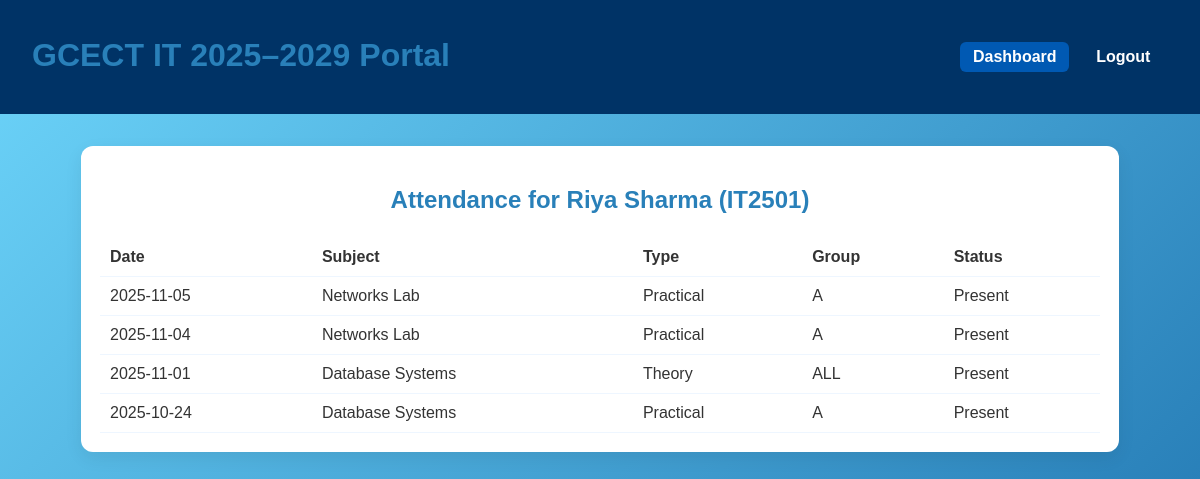
The app's page /attendance/view/1 with its own data.
### models.py (models this page shows, shortened)
class Student(db.Model):
    id = db.Column(db.Integer, primary_key=True)
    roll = db.Column(db.String(20), unique=True, nullable=False)
    name = db.Column(db.String(100), nullable=False)
    password_hash = db.Column(db.String(128))
    group = db.Column(db.String(10))
    is_cr = db.Column(db.Boolean, default=False)
    attendance_records = db.relationship('AttendanceRecord', back_populates='student', cascade='all, delete-orphan')
    submissions = db.relationship('AssignmentSubmission', back_populates='student', cascade='all, delete-orphan')

class AttendanceRecord(db.Model):
    id = db.Column(db.Integer, primary_key=True)
    session_id = db.Column(db.Integer, db.ForeignKey('attendance_session.id'), nullable=False)
    student_id = db.Column(db.Integer, db.ForeignKey('student.id'), nullable=False)
    present = db.Column(db.Boolean, nullable=False, default=False)
    note = db.Column(db.String(200), nullable=True)
    session = db.relationship('AttendanceSession', back_populates='records')
    student = db.relationship('Student', back_populates='attendance_records')

class AttendanceSession(db.Model):
    id = db.Column(db.Integer, primary_key=True)
    date = db.Column(db.Date, nullable=False, default=date.today)
    subject_id = db.Column(db.Integer, db.ForeignKey('subject.id'), nullable=False)
    subject_type = db.Column(db.String(20), nullable=False)
    professor_id = db.Column(db.Integer, db.ForeignKey('professor.id'), nullable=False)
    recorded_by_cr_id = db.Column(db.Integer, db.ForeignKey('student.id'), nullable=True)
    group_flag = db.Column(db.String(10), nullable=False, default='ALL')
    created_at = db.Column(db.DateTime, default=datetime.utcnow)
    updated_at = db.Column(db.DateTime, default=datetime.utcnow, onupdate=datetime.utcnow)
    subject = db.relationship('Subject', back_populates='attendance_sessions')
    professor = db.relationship('Professor', back_populates='attendance_sessions')
    recorded_by_cr = db.relationship('Student', foreign_keys=[recorded_by_cr_id])
    records = db.relationship('AttendanceRecord', back_populates='session', cascade='all, delete-orphan', lazy='dynamic')

class Subject(db.Model):
    id = db.Column(db.Integer, primary_key=True)
    name = db.Column(db.String(100), unique=True, nullable=False)
    subject_type = db.Column(db.String(20))  # "Theory" or "Practical"
    attendance_sessions = db.relationship('AttendanceSession', back_populates='subject', cascade='all, delete-orphan')
    assignments = db.relationship('Assignment', back_populates='subject', cascade='all, delete-orphan')

### app.py (the view)
@app.route('/attendance/view')
@app.route('/attendance/view/<int:student_id>')
def attendance_view(student_id=None):
    if student_id is None:
        roll = session.get('student_roll')
        if not roll:
            flash("Please login as a student to view attendance.", "warning")
            return redirect(url_for('login_student'))
        student = Student.query.filter_by(roll=roll).first()
    else:
        student = Student.query.get_or_404(student_id)
    records = (
        AttendanceRecord.query
        .filter_by(student_id=student.id)
        .join(AttendanceSession, AttendanceSession.id == AttendanceRecord.session_id)
        .order_by(AttendanceSession.date.desc())
        .all()
    )
    return render_template('attendance_view.html', student=student, records=records)

### templates/attendance_view.html (shortened to what this page needs)
<!DOCTYPE html>
<html>
<head>
  <link rel="stylesheet" href="{{ url_for('static', filename='css/style.css') }}">
</head>
<body>
<header class="navbar">
    <h1>GCECT IT 2025–2029 Portal</h1>
    <nav>
        <a href="{{ url_for('dashboard_student') }}" class="active">Dashboard</a>
        <a href="{{ url_for('logout') }}">Logout</a>
    </nav>
</header>
<div class="card">
  <h2>Attendance for {{ student.name }} ({{ student.roll }})</h2>
  {% if records %}
    <table>
      <thead>
        <tr>
          <th>Date</th>
          <th>Subject</th>
          <th>Type</th>
          <th>Group</th>
          <th>Status</th>
        </tr>
      </thead>
      <tbody>
        {% for rec in records %}
          <tr>
            <td>{{ rec.session.date }}</td>
            <td>{{ rec.session.subject.name }}</td>
            <td>{{ rec.session.subject_type }}</td>
            <td>{{ rec.session.group_flag }}</td>
            <td>{{ 'Present' if rec.present else 'Absent' }}</td>
          </tr>
        {% endfor %}
      </tbody>
    </table>
  {% else %}
    <p>No attendance records found.</p>
  {% endif %}
</div>
</body>
</html>

### static/css/style.css (style rules this page uses)
body { font-family: "Poppins", sans-serif; margin: 0; background: linear-gradient(135deg, #6dd5fa, #2980b9); color: #333; }
a { color: #0047b3; text-decoration: none; font-weight: 600; }
h1, h2 { text-align: center; color: #2980b9; margin-bottom: 1.5rem; }
.navbar { background-color: #003366; color: white; padding: 1rem 2rem; display: flex; justify-content: space-between; align-items: center; flex-wrap: wrap; }
.navbar a { color: #ffffff !important; margin: 0.3rem; padding: 0.4rem 0.8rem; border-radius: 6px; transition: background-color 0.3s ease, color 0.3s ease; }
.navbar a.active { background-color: #0059b3; }

### templates/attendance_view.html (style rules this page uses)
.card { background: #fff; padding: 1.2rem; border-radius: 12px; box-shadow: 0 6px 18px rgba(0,0,0,0.07); max-width: 1000px; margin: 2rem auto; }
table { width: 100%; border-collapse: collapse; }
th, td { padding: 10px; text-align: left; border-bottom: 1px solid #eef6ff; }

### records on screen
Student: name "Riya Sharma", roll "IT2501"
AttendanceRecord: session "2025-11-05", session.subject.name "Networks Lab", session.subject_type "Practical", session.group_flag "A", present "Present"
AttendanceRecord: session "2025-11-04", session.subject.name "Networks Lab", session.subject_type "Practical", session.group_flag "A", present "Present"
AttendanceRecord: session "2025-11-01", session.subject.name "Database Systems", session.subject_type "Theory", session.group_flag "ALL", present "Present"
AttendanceRecord: session "2025-10-24", session.subject.name "Database Systems", session.subject_type "Practical", session.group_flag "A", present "Present"
